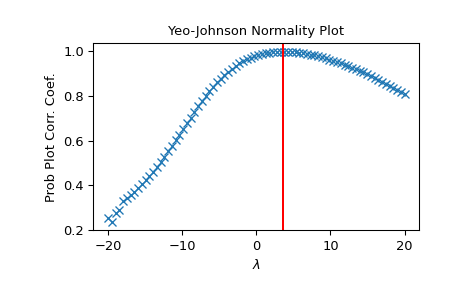

Python code for this plot:
from scipy import stats
import matplotlib.pyplot as plt

# Generate some non-normally distributed data, and create a Yeo-Johnson plot:

x = stats.loggamma.rvs(5, size=500) + 5
fig = plt.figure()
ax = fig.add_subplot(111)
prob = stats.yeojohnson_normplot(x, -20, 20, plot=ax)

# Determine and plot the optimal ``lmbda`` to transform ``x`` and plot it in
# the same plot:

_, maxlog = stats.yeojohnson(x)
ax.axvline(maxlog, color='r')

plt.show()
